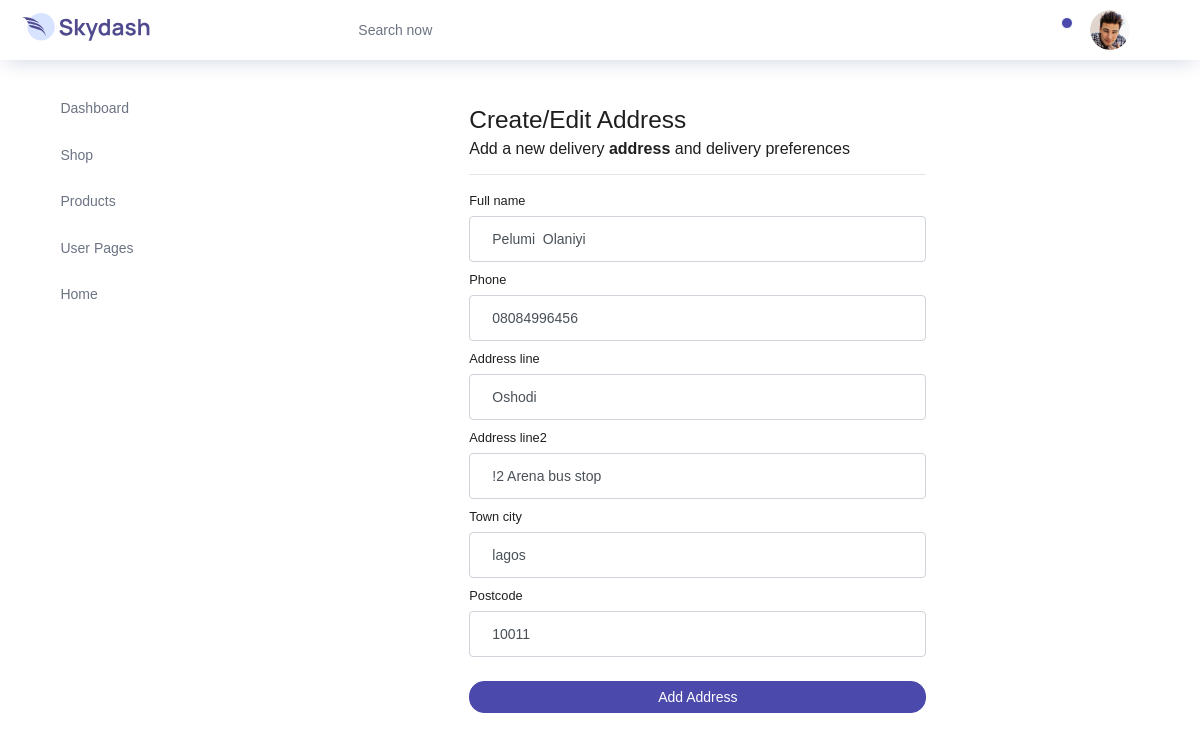
Page /account/addresses/edit/ade90b5676574beb95c359a86b1b173d/ (signed in) on the committed database.
### walletapp/models.py (models this page shows, shortened)
class Address(models.Model):
    id = models.UUIDField(primary_key=True, default=uuid.uuid4, editable=False)
    customer = models.ForeignKey(CustomUser, verbose_name="Customer", on_delete=models.CASCADE)
    full_name = models.CharField( max_length=150)
    phone = models.CharField(max_length=50)
    postcode = models.CharField(max_length=50)
    address_line = models.CharField(max_length=255)
    address_line2 = models.CharField( max_length=255)
    town_city = models.CharField( max_length=150)
    delivery_instructions = models.CharField( max_length=255)
    created_at = models.DateTimeField( auto_now_add=True)
    updated_at = models.DateTimeField( auto_now=True)
    default = models.BooleanField(default=False)
    class Meta:
        verbose_name = "Address"
        verbose_name_plural = "Addresses"

### account/views.py (the view)
# urls.py: path("addresses/edit/<slug:id>/", views.edit_address, name="edit_address"),
@login_required
def edit_address(request, id):
    if request.method == "POST":
        address = Address.objects.get(pk=id, customer=request.user)
        address_form = UserAddressForm(instance=address, data=request.POST)
        if address_form.is_valid():
            address_form.save()
            return HttpResponseRedirect(reverse("account:address"))
    else:
        address = Address.objects.get(pk=id, customer=request.user)
        address_form = UserAddressForm(instance=address)
    return render(request, "dashboard/edit_address.html", {"form": address_form})

### account/forms.py
class UserAddressForm(forms.ModelForm):
    class Meta:
        model = Address
        fields = ["full_name", "phone", "address_line", "address_line2", "town_city", "postcode"]
    def __init__(self, *args, **kwargs):
        super().__init__(*args, **kwargs)
        self.fields["full_name"].widget.attrs.update(
            {"class": "form-control mb-2 account-form", "placeholder": "Full Name"}
        )
        self.fields["phone"].widget.attrs.update({"class": "form-control mb-2 account-form", "placeholder": "Phone"})
        self.fields["address_line"].widget.attrs.update(
            {"class": "form-control mb-2 account-form", "placeholder": "Full Name"}
        )
        self.fields["address_line2"].widget.attrs.update(
            {"class": "form-control mb-2 account-form", "placeholder": "Full Name"}
        )
        self.fields["town_city"].widget.attrs.update(
            {"class": "form-control mb-2 account-form", "placeholder": "Full Name"}
        )
        self.fields["postcode"].widget.attrs.update(
            {"class": "form-control mb-2 account-form", "placeholder": "Full Name"}
        )

### basket/context_processor.py (called while the page is built)
def basket(request):
    return { 'basket' : Basket(request) }

### templates/dashboard/edit_address.html (shortened to what this page needs)
{% extends "dashboard/base.html" %}
{% load static %}
{% block content %}
<div class="container-fluid">
    <div class="col-6 mx-auto mt-5">
        <h1 class="h3">Create/Edit Address</h1>
        <div>Add a new delivery <b>address</b> and delivery preferences</div>
        <hr />
        <form name="address_form" class="account-form" method="post" enctype="multipart/form-data">
          <label class="small fw-bold">{{ form.full_name.label}}</label>
          {{ form.full_name }}
          <label class="small fw-bold">{{ form.phone.label}}</label>
          {{ form.phone }}
          <label class="small fw-bold">{{ form.address_line.label}}</label>
          {{ form.address_line }}
          <label class="small fw-bold">{{ form.address_line2.label}}</label>
          {{ form.address_line2 }}
          <label class="small fw-bold">{{ form.town_city.label}}</label>
          {{ form.town_city }}
          <label class="small fw-bold">{{ form.postcode.label}}</label>
          {{ form.postcode }}
          <button class="btn btn-primary btn-block py-2 mb-4 mt-4 fw-bold w-100" type="button" value="Submit" onclick="submitForm()">
          Add Address
          </button>
        </form>
      </div>
</div>
{% endblock %}

### rows in the picture
Address: full_name "Pelumi Olaniyi", phone "08084996456", address_line "Oshodi", address_line2 "!2 Arena bus stop", town_city "lagos", postcode "10011"
